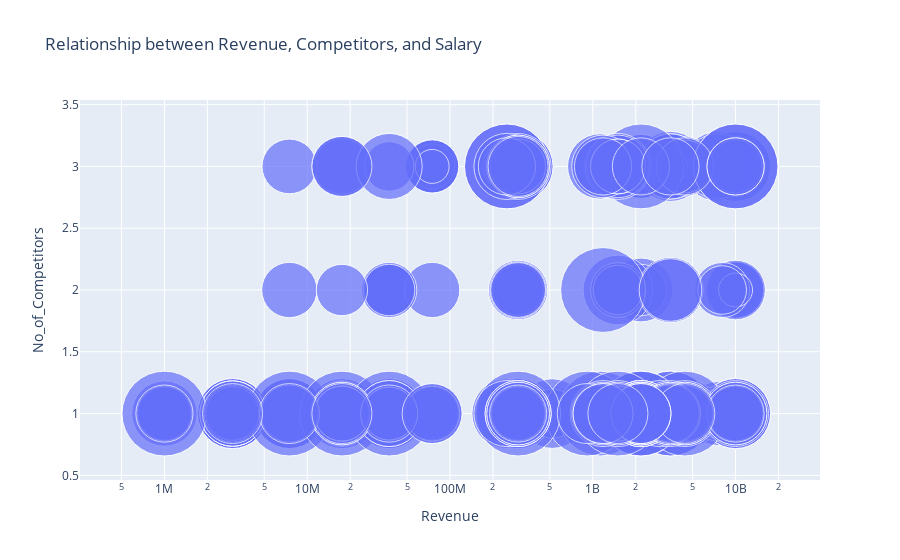

The code cell stored with this chart in its notebook:
### Code cell
fig = px.scatter(df, x='Revenue', y='No_of_Competitors', size='avg_salary($K)',
                 hover_name='Company Name', log_x=True, size_max=60,
                 title='Relationship between Revenue, Competitors, and Salary')
fig.show()

### Figure 1 — Plotly figure (JSON) as saved in the notebook; plotly's stock layout.template omitted (floating-point values rounded to 4 significant figures; data arrays with more than 128 entries replaced by an {"elided": "..."} marker saying what was removed)
{"data": [{"hovertemplate": "<b>%{hovertext}</b><br><br>Revenue=%{x}<br>No_of_Competitors=%{y}<br>avg_salary($K)=%{marker.size}<extra></extra>", "hovertext": {"elided": "644 str values"}, "legendgroup": "", "marker": {"color": "#636efa", "size": {"elided": "644 float values"}, "sizemode": "area", "sizeref": 0.07542, "symbol": "circle"}, "mode": "markers", "name": "", "orientation": "v", "showlegend": false, "type": "scatter", "x": {"elided": "644 float values"}, "xaxis": "x", "y": {"elided": "644 int values"}, "yaxis": "y"}], "layout": {"legend": {"itemsizing": "constant", "tracegroupgap": 0}, "title": {"text": "Relationship between Revenue, Competitors, and Salary"}, "xaxis": {"anchor": "y", "domain": [0, 1], "title": {"text": "Revenue"}, "type": "log"}, "yaxis": {"anchor": "x", "domain": [0, 1], "title": {"text": "No_of_Competitors"}}}}
